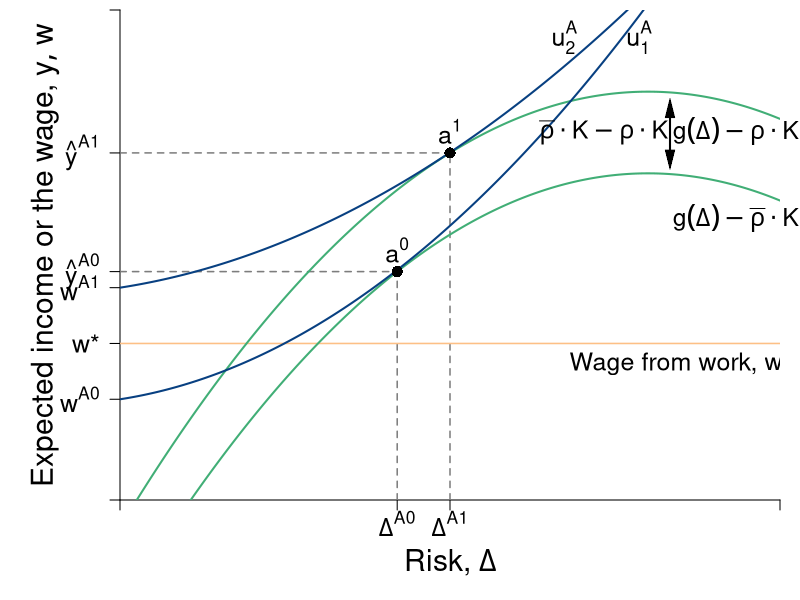

Here is the R script that generated this plot:
require(shape)
pdf(file = "capitalism/risk_comparison.pdf", width = 9, height = 7)

#Set parameters for graphics
axislabelsize <- 1.8
labelsize <- 1.5
namesize <- 1.8
annotatesize <- 1.5
graphlinewidth <- 2
segmentlinewidth <- 1.5
a <- c(2, 4, 6)


COL <- c("#7fc97f", "#beaed4", "#fdc086", "#ffff99", "#386cb0", "#f0027f", "#bf5b17", "#666666")
COLA <- c("#e0f3db", "#99d8c9","#66c2a4","#41ae76", "#238b45", "#005824")
COLB <- c("#c6dbef", "#4eb3d3", "#2b8cbe", "#0868ac","#084081")
COLC <- c("#fcfbfd", "#efedf5", "#dadaeb", "#bcbddc", "#9e9ac8", "#807dba", "#6a51a3", "#54278f", "#3f007d")
grays <- gray.colors(25, start = 1, end = 0, alpha = 1)

par(mar =  c(5, 6, 0.5, 1))
xlims <- c(0, 15)
ylims <- c(0, 18)

riskreturn <- function(g, int1 = 14, int2 = 4, coeff = 1/3){
  int1 - (int2 - (coeff)*g)^2
}

uA <- function(omega, g, slope = 0.5){
  omega + omega*g  - slope*g^2
}

indiffA <- function(g, intercept = 3, slope1 = 0.25, slope2 = 0.12){
  intercept  + slope1*g + slope2*g^2
}

indiffA2 <- function(g, intercept = 3, slope1 = 0.25, slope2 = 0.05){
  intercept  + slope1*g + slope2*g^2
}

#Plot command 
plot(0, 0, xlim = xlims, ylim = ylims, 
     type = "n",
     xlab = expression(paste("")),
     ylab = expression(paste("")), 
     axes = FALSE,
     # xlab = expression(paste("Bob's Payoff, ", u^B)),
     # ylab = expression(paste("Alfredo's Payoff, ", u^A)),
     #xaxt = "n", 
     #yaxt = "n", 
     cex.lab = axislabelsize, 
     bty = "n", 
     xaxs = "i", 
     yaxs = "i"
)


#Customize ticks and labels for the plot
ticksx <- c(0, 6.3, 7.5, xlims[2])
xlabels <- c(NA, expression(paste(Delta^A0)), expression(paste(Delta^A1)), NA)
ticksy <- c(0, 3.7, 5.75, 7.8, riskreturn(int1 = 12, 6.3), riskreturn(int1 = 15, 7.5), ylims[2])
ylabels <- c(NA, expression(paste(w^A0)), expression(paste(w,"*")), expression(paste(w^A1)), expression(paste(hat(y)^A0)), expression(paste(hat(y)^A1)), NA)

axis(1, at = ticksx, pos = 0, labels = xlabels, cex.axis = labelsize)
axis(2, at = ticksy, pos = 0, labels = ylabels, las = 1, cex.axis = labelsize)

#Axis labels and draw linear utility function
mtext(expression(paste("Risk, ", Delta)), side = 1, line = 3, cex = axislabelsize)
text(-1.7, 0.5*ylims[2], expression(paste("Expected income or the wage, ", list(y, w))), xpd = TRUE, cex = axislabelsize, srt = 90) 


npts <- 500 
xx1 <- seq(xlims[1], xlims[2], length.out = npts)

#Add points a, b, c and d
segments(6.3, 0, 6.3, riskreturn(g = 6.3, int1 = 12), lty = 2, col = grays[20], lwd = segmentlinewidth)
segments(0, riskreturn(g = 6.3, int1 = 12), 6.3, riskreturn(g = 6.3, int1 = 12), lty = 2, col = grays[20], lwd = segmentlinewidth)

#text(5.6 + 0.25, riskreturn(g = 5.6) - 0.3, expression(A), cex = labelsize)
# 


segments(7.5, 0, 7.5, riskreturn(g = 7.5, int1 = 15) , lty = 2, col = grays[20], lwd = segmentlinewidth)
segments(0, riskreturn(g = 7.5, int1 = 15) , 7.5, riskreturn(g = 7.5, int1 = 15) , lty = 2, col = grays[20], lwd = segmentlinewidth)
#text(7 + 0.25, riskreturn(g = 7.5, int1 = 15) - 1, expression(B), cex = labelsize)

#Segment for next best wage offer
# segments(0, 5.75, xlims[2], 5.75, lty = 2, col = "gray", lwd = segmentlinewidth)
# 
# 
# points(12, riskreturn(int1 = 15, g = 12), pch = 16, col = "black", cex = 1.5)
# 
# points(12, riskreturn(int1 = 5.7, g = 12), pch = 16, col = "black", cex = 1.5)

#Segment for next best wage offer
segments(0, 5.75, xlims[2], 5.75, lty = 1, col = COL[3], lwd = segmentlinewidth)
text(12.75, 5, expression(paste("Wage from work, ", w,"*")), cex = labelsize)

lines(xx1, riskreturn(xx1, int1 = 12), col = COLA[4], lwd = graphlinewidth, lty = 1)
lines(xx1, riskreturn(xx1, int1 = 15), col = COLA[4], lwd = graphlinewidth, lty = 1)
#lines(xx1, indiffA(xx1, intercept = 4.4), col = COLB[3], lwd = graphlinewidth, lty = 1)
#lines(xx1, indiffA(xx1, intercept = 8), col = COLB[3], lwd = graphlinewidth, lty = 1)
lines(xx1, indiffA2(xx1, intercept = 3.7, slope2 = 0.08), col = COLB[5], lwd = graphlinewidth, lty = 1)
lines(xx1, indiffA2(xx1, intercept = 7.8, slope2 = 0.055), col = COLB[5], lwd = graphlinewidth, lty = 1)

# points
points(7.5, riskreturn(g = 7.5, int1 = 15) , pch = 16, col = "black", cex = 1.5)
points(6.3, riskreturn(g = 6.3, int1 = 12), pch = 16, col = "black", cex = 1.5)


#Label risk return schedule
text(14, riskreturn(g = 14), expression(paste(g(Delta) - rho%.%K) ), cex = labelsize, xpd = TRUE)

text(14, riskreturn(int1 = 12, g = 14)-1.2, expression(paste(g(Delta) - bar(rho)%.%K) ), cex = labelsize, xpd = TRUE)

Arrows(12.5, riskreturn(int1 = 15, g = 12) - 0.6, 12.5, riskreturn(int1 = 12, g = 12) + 0.5, col = "black", lty = 1, lwd = 2, arr.type = "triangle", arr.lwd = 0.5, code = 3)
text(11, 13.5, expression(paste(bar(rho)%.%K - rho%.%K)), cex = labelsize, xpd = TRUE)
# text(13.5, 9.7, expression(paste(m)), cex = labelsize)

#Label value functions
text(6.3, riskreturn(int1 = 12, 6.3) + 0.8, expression(a^0), cex = labelsize)
text(7.5, riskreturn(int1 = 15, 7.5) + 0.8, expression(a^1), cex = labelsize)
text(11.8, 17, expression(u[1]^A), cex = labelsize)
text(10.1, 17, expression(u[2]^A), cex = labelsize)




dev.off()
